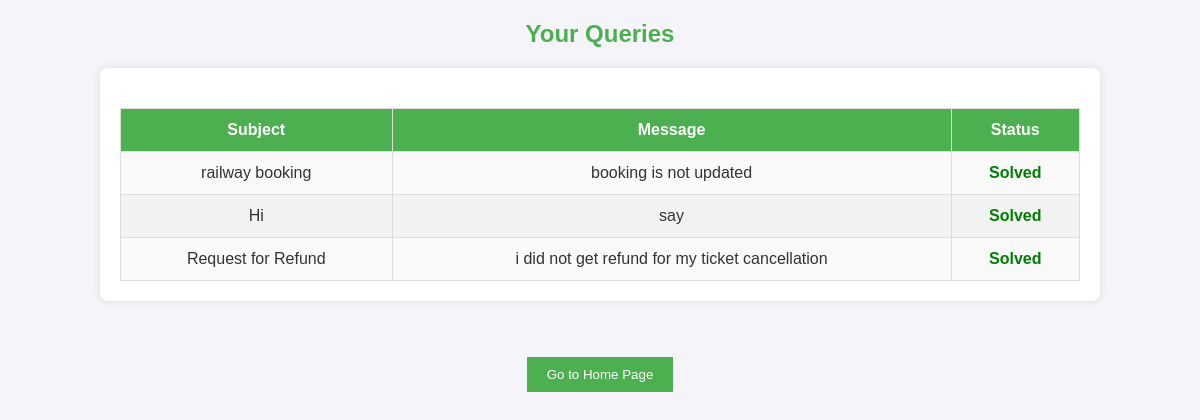
The app's page /query_list/ (signed in) with its own data.
### railway/models.py (models this page shows, shortened)
class Query(models.Model):
    user_email = models.EmailField()
    subject = models.CharField(max_length=255)
    message = models.TextField()
    created_at = models.DateTimeField(auto_now_add=True)
    status = models.CharField(max_length=20, choices=[('Pending', 'Pending'), ('Solved', 'Solved')], default='Pending')
    solved = models.BooleanField(default=False)  # New field to track solved status
    class Meta:
        db_table = 'railway_query'

### railway/views.py (the view)
# urls.py: path('query_list/', views.query_list, name='query_list'),  # List of user queries
@login_required
def query_list(request):
    if request.user.is_authenticated:
        queries = Query.objects.filter(user_email=request.user.email)
        return render(request, 'railway/query_list.html', {'queries': queries})
    else:
        return redirect('profile')

### railway/templates/railway/query_list.html (shortened to what this page needs)
<!DOCTYPE html>
<html lang="en">
<head>
</head>
<body>
    <h2>Your Queries</h2>
    <div class="query-container">
        {% if queries %}
            <table>
                <thead>
                    <tr>
                        <th>Subject</th>
                        <th>Message</th>
                        <th>Status</th>
                    </tr>
                </thead>
                <tbody>
                    {% for query in queries %}
                        <tr>
                            <td>{{ query.subject }}</td>
                            <td>{{ query.message }}</td>
                            <td class="{% if query.status == 'Solved' %}status-solved{% else %}status-pending{% endif %}">
                                {{ query.status }}
                            </td>
                        </tr>
                    {% endfor %}
                </tbody>
            </table>
        {% else %}
            <p class="no-query">No queries found.</p>
        {% endif %}
    </div>
    <br><br>
    <div align="center">
        <form action="{% url 'home' %}" method="get">
            <button type="submit" style="padding: 10px 20px; background-color: #4CAF50; color: white; border: none; cursor: pointer;">Go to Home Page</button>
        </form>
    </div>
</body>
</html>

### railway/templates/railway/query_list.html (style rules this page uses)
body { font-family: Arial, sans-serif; background-color: #f4f4f9; color: #333; margin: 0; padding: 0; }
h2 { text-align: center; margin-top: 20px; color: #4CAF50; }
.query-container { width: 80%; margin: 20px auto; background-color: #fff; padding: 20px; border-radius: 8px; box-shadow: 0px 0px 10px rgba(0, 0, 0, 0.1); }
table { width: 100%; border-collapse: collapse; margin-top: 20px; }
th, td { padding: 12px; border: 1px solid #ddd; text-align: center; }
th { background-color: #4CAF50; color: white; }
td { background-color: #f9f9f9; }
tr:nth-child(even) td { background-color: #f2f2f2; }
.status-solved { color: green; font-weight: bold; }

### records on screen
Query: subject "railway booking", message "booking is not updated", status "Solved"
Query: subject "Hi", message "say", status "Solved"
Query: subject "Request for Refund", message "i did not get refund for my ticket cancellation", status "Solved"
